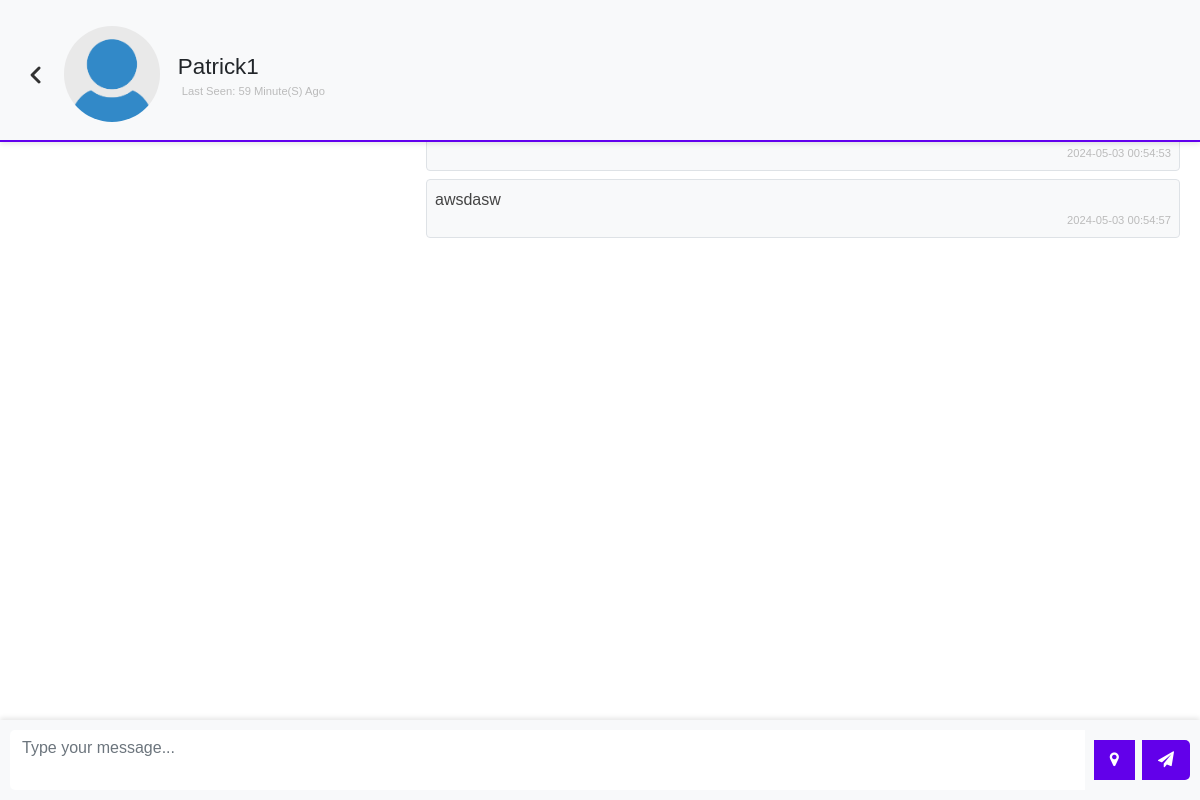
Page /chat.php?user=patrick1 (signed in) on the committed database.
### tables this page shows
CREATE TABLE `users` (
  `user_id` int(11) NOT NULL,
  `name` varchar(255) NOT NULL,
  `username` varchar(255) NOT NULL,
  `email` varchar(255) NOT NULL,
  `password` varchar(255) NOT NULL,
  `p_p` varchar(255) DEFAULT 'user-default.png',
  `code` text NOT NULL,
  `is_admin` tinyint(1) NOT NULL,
  `last_seen` datetime NOT NULL DEFAULT current_timestamp()
);

CREATE TABLE `chats` (
  `chat_id` int(11) NOT NULL,
  `from_id` int(11) NOT NULL,
  `to_id` int(11) NOT NULL,
  `message` text NOT NULL,
  `opened` tinyint(1) NOT NULL DEFAULT 0,
  `created_at` datetime NOT NULL DEFAULT current_timestamp()
);

### app/helpers/user.php (called while the page is built)
<?php
function getUser($username, $conn){
   $sql = "SELECT * FROM users
           WHERE username=?";
   $stmt = $conn->prepare($sql);
   $stmt->execute([$username]);
   if ($stmt->rowCount() === 1) {
   	 $user = $stmt->fetch();
   	 return $user;
   }else {
   	$user = [];
   	return $user;
   }
}

### app/helpers/timeAgo.php (called while the page is built, shortened)
<?php
function last_seen($date_time){
   $timestamp = strtotime($date_time);
   $strTime = array("second", "minute", "hour", "day", "month", "year");
   $length = array("60","60","24","30","12","10");
   $currentTime = time();
   if($currentTime >= $timestamp) {
		$diff     = time()- $timestamp;
		for($i = 0; $diff >= $length[$i] && $i < count($length)-1; $i++) {
		$diff = $diff / $length[$i];
		}
		$diff = round($diff);
		if ($diff < 59 && $strTime[$i] == "second") {
			return 'Active';
		}else {
			return $diff . " " . $strTime[$i] . "(s) ago ";
		}
   }
}

### app/helpers/chat.php (called while the page is built)
<?php
function getChats($id_1, $id_2, $conn){
   $sql = "SELECT * FROM chats
           WHERE (from_id=? AND to_id=?)
           OR    (to_id=? AND from_id=?)
           ORDER BY chat_id ASC";
    $stmt = $conn->prepare($sql);
    $stmt->execute([$id_1, $id_2, $id_1, $id_2]);
    if ($stmt->rowCount() > 0) {
    	$chats = $stmt->fetchAll();
    	return $chats;
    }else {
    	$chats = [];
    	return $chats;
    }
}

### chat.php (the view, shortened to what this page needs)
<?php
  if (isset($_SESSION['username'])) {
  	include 'app/db.conn.php';
  	include 'app/helpers/user.php';
  	include 'app/helpers/chat.php';
  	include 'app/helpers/timeAgo.php';
  	$chatWith = getUser($_GET['user'], $conn);
  	$chats = getChats($_SESSION['user_id'], $chatWith['user_id'], $conn);
?>
<!DOCTYPE html>
<html lang="en">
<head>
	<link href="https://cdn.jsdelivr.net/npm/bootstrap@5.0.1/dist/css/bootstrap.min.css" rel="stylesheet">
	<link rel="stylesheet"
	      href="css/style.css">
	<link rel="stylesheet" href="https://cdnjs.cloudflare.com/ajax/libs/font-awesome/4.7.0/css/font-awesome.min.css">
	<link rel="stylesheet" href="https://unpkg.com/leaflet/dist/leaflet.css" />
</head>
<body class="d-flex
             justify-content-center
             vh-100">
    <div class="w-400 rounded">
	<div class="pic-container">
	<a href="home.php"><img src="back.png" alt="" id="back-icon"></a>
	<div class="d-flex align-items-center mt-3 ">
    	   	  <img src="uploads/<?=$chatWith['p_p']?>"
    	   	       class="w-15 rounded-circle mb-2">
               <h3 class="display-4 fs-sm m-2 chat-username">
               	  <?=$chatWith['name']?> <br>
               	  <div class="d-flex
               	              align-items-center"
               	        title="online">
               	    <?php
                        if (last_seen($chatWith['last_seen']) == "Active") {
               	    ?>
               	        <div class="online"></div>
               	        <small class="d-block p-1">Online</small>
               	  	<?php }else{ ?>
               	         <small class="d-block p-1">
               	         	Last seen:
               	         	<?=last_seen($chatWith['last_seen'])?>
               	         </small>
               	  	<?php } ?>
               	  </div>
               </h3>
    	   </div>
    </div>
	<div class="chat-container">
    	   <div class="p-1 rounded
    	               d-flex flex-column
    	                mt-2 chat-box"
    	        id="chatBox">
    	        <?php
                     if (!empty($chats)) {
                     foreach($chats as $chat){
                     	if($chat['from_id'] == $_SESSION['user_id'])
                     	{ ?>
						<p class="rtext align-self-end
						        border rounded p-2 mb-2">
						    <?=$chat['message']?>
						    <small class="d-block">
						    	<?=$chat['created_at']?>
						    </small>
						</p>
                    <?php }
                     }
    	   	} ?>
    	   </div>
    </div>
	<div class="input-group message-input">
    <textarea id="message" class="form-control" placeholder="Type your message..."></textarea>
    <button onclick="shareLocation()"id="locationBtn" class="btn btn-secondary location-btn"><i class="fa fa-map-marker"></i></button>
    <button id="sendBtn" class="btn btn-secondary"><i class="fa fa-paper-plane"></i></button>
</div>
    </div>
 </body>
 </html>
<?php
  }else{
  	header("Location: index.php");
   	exit;
  }
 ?>

### css/style.css (style rules this page uses)
.vh-100 { min-height: 100vh; }
.w-400 { width: 100%; height: 100vh; padding-left:1rem; padding-right:1rem; }
a { text-decoration: none; }
.w-15 { width: 15%; }
.fs-sm { font-size: 1.4rem; }
small { color: #bbb; font-size: 0.7rem; text-align: right; }
.chat-box { overflow-y: auto; overflow-x: hidden; max-height: 50vh; }
.rtext { width: 65%; background: #f8f9fa; color: #444; }
textarea { resize: none; }
body { font-family: "Poppins", sans-serif; }
html { scrollbar-width: none; }
#back-icon { margin-top: 10px; margin-left:0.5rem; }
.btn-secondary { background-color:#6200EA; }
.pic-container { border-bottom: 2px solid #6200EE; }
.chat-box { max-height: 100vh; overflow-y: auto; }
.message-input { position: fixed; bottom: 0; left: 0; width: 100%; background-color: #f8f9fa; padding: 10px; display: flex; align-items: center; box-shadow: 0px -2px 5px rgba(0, 0, 0, 0.1); }
.message-input textarea { flex: 1; margin-right: 10px; border: none; border-radius: 5px; resize: none; }
.message-input button { border: none; color: #fff; padding: 8px 16px; border-radius: 5px; cursor: pointer; }
.pic-container { position: fixed; top: 0; left: 0; width: 100%; background-color: #f8f9fa; padding: 10px; display: flex; align-items: center; box-shadow: 0px 2px 5px rgba(0, 0, 0, 0.1); }
.pic-container img { margin-right: 10px; border-radius: 50%; }
.chat-container { padding-top: 100px; height: 100vh; padding-bottom: 10px; max-height: calc(110vh - 156px); overflow-y: auto; }
.location-btn { margin-right: 0.5rem; }
a { color: #6200EE; text-transform: capitalize; }
.chat-username { text-transform: capitalize; }

### rows in the picture
users: p_p (placeholder picture), name "Patrick1", last_seen "59 Minute(S) Ago"
chats: created_at "2024-05-03 00:54:53"
chats: message "awsdasw", created_at "2024-05-03 00:54:57"
